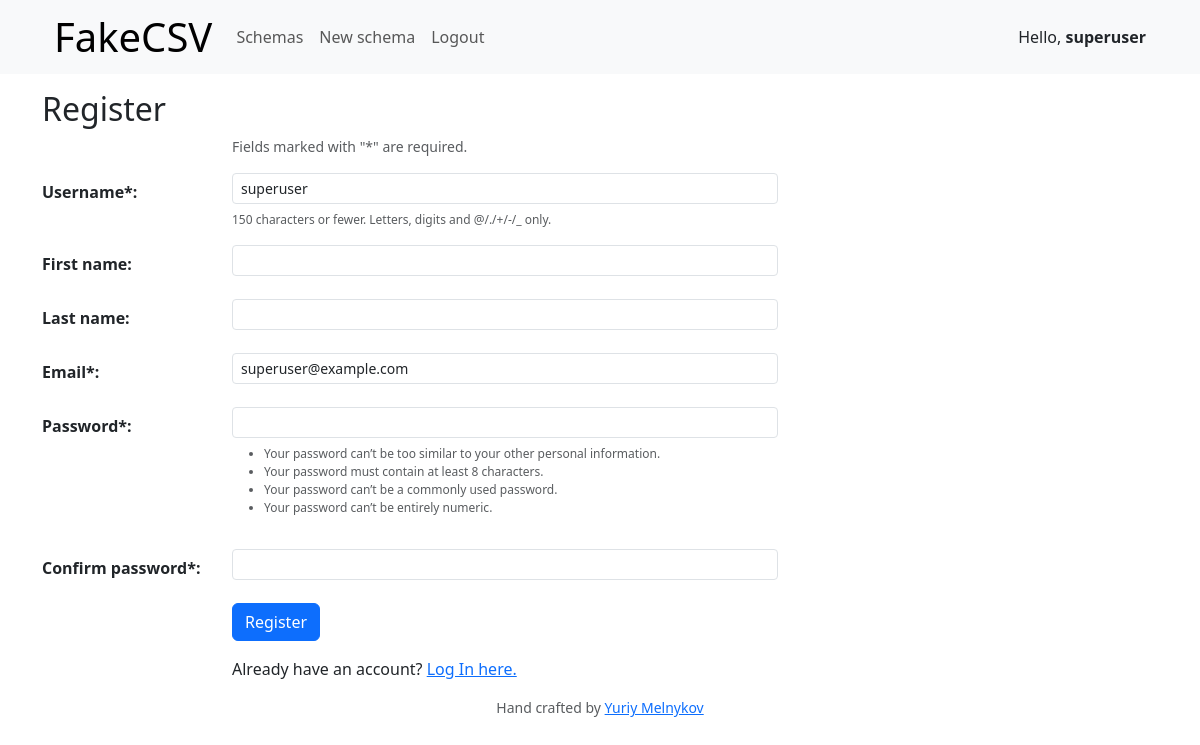
The page /register (signed in) on the database its author committed.
### generator/models.py (models this page shows)
class User(AbstractUser):
    def __str__(self):
        return self.username

### generator/views.py (the view)
# urls.py: path("register", views.register, name="register"),
def register(request):
    if request.method == 'POST':
        username = request.POST.get('username')
        first_name = request.POST.get('first_name')
        last_name = request.POST.get('last_name')
        email = request.POST.get('email')
        new_user = dict(username=username, first_name=first_name, last_name=last_name, email=email)
        password = request.POST.get('password')
        confirmation = request.POST.get('confirmation')
        if password != confirmation:
            return render(request, 'generator/register.html', {
                'user': new_user,
                'message': 'Passwords must match.'
            })
        try:
            user = User.objects.create_user(username, email, password)
            user.save()
            user.first_name = first_name
            user.last_name = last_name
            user.save(update_fields=['first_name', 'last_name'])
        except IntegrityError:
                return render(request, 'generator/register.html', {
                'user': new_user,
                'message': 'Username already taken.'
            })
        login(request, user)
        return HttpResponseRedirect(reverse('index'))
    else:
        return render(request, 'generator/register.html')

### generator/templates/generator/register.html (shortened to what this page needs)
{% extends "generator/layout.html" %}
{% block main %}
<h2>Register</h2>
<div class="row mb-3">
    <div class="col-sm-2"></div>
    <div class="col-sm-6 small text-muted">Fields marked with "*" are required.</div>
</div>
<form action="{% url 'register' %}" method="post">
    <div class="row">
        <label class="col-sm-2 col-form-label fw-semibold" for="id_username">Username*:</label>
        <div class="col-sm-6">
            <input class="form-control form-control-sm" type="text" name="username" value="{{ user.username }}" maxlength="150" id="id_username" required>
        </div>
    </div>
    <div class="mb-3 row">
        <div class="col-sm-2"></div>
        <div class="col-sm-10 text-muted" style="font-size: 0.75rem" id="id_username_helptext">
            150 characters or fewer. Letters, digits and @/./+/-/_ only.
        </div>
    </div>
    <div class="mb-3 row">
        <label class="col-sm-2 col-form-label fw-semibold" for="id_first_name">First name:</label>
        <div class="col-sm-6">
            <input class="form-control form-control-sm" type="text" name="first_name" value="{{ user.first_name }}" maxlength="150" id="id_first_name">
        </div>
    </div>
    <div class="mb-3 row">
        <label class="col-sm-2 col-form-label fw-semibold" for="id_last_name">Last name:</label>
        <div class="col-sm-6">
            <input class="form-control form-control-sm" type="text" name="last_name" value="{{ user.last_name }}" maxlength="150" id="id_last_name">
        </div>
    </div>
    <div class="row mb-3">
        <label class="col-sm-2 col-form-label fw-semibold" for="id_email">Email*:</label>
        <div class="col-sm-6">
            <input class="form-control form-control-sm" type="email" name="email" value="{{ user.email }}" maxlength="254" id="id_email" required>
        </div>
    </div>
    <div class="row">
        <label class="col-sm-2 col-form-label fw-semibold" for="id_password">Password*:</label>
        <div class="col-sm-6">
            <input class="form-control form-control-sm" type="password" name="password" maxlength="150" id="id_password" required>
        </div>
    </div>
    <div class="row mb-3">
        <div class="col-sm-2"></div>
        <div class="col-sm-10 text-muted" style="font-size: 0.75rem" id="id_new_password1_helptext">
            <ul>
                <li>Your password can’t be too similar to your other personal information.</li>
                <li>Your password must contain at least 8 characters.</li>
                <li>Your password can’t be a commonly used password.</li>
                <li>Your password can’t be entirely numeric.</li>
            </ul>
        </div>
    </div>
<div class="row mb-3">
        <label class="col-sm-2 col-form-label fw-semibold" for="id_confirmation">Confirm password*:</label>
        <div class="col-sm-6">
            <input class="form-control form-control-sm" type="password" name="confirmation" maxlength="150" id="id_confirmation" required>
        </div>
    </div>
    <div class="mb-3 row">
        <div class="col-sm-2"></div>
        <div class="col-sm-10">
            <input class="btn btn-primary" type="submit" value="Register">
        </div>
    </div>
</form>
<div class="row">
    <div class="col-sm-2"></div>
    <div class="col-sm-10">
        Already have an account? <a href="{% url 'login' %}">Log In here.</a>
    </div>
</div>
{% endblock %}

### generator/templates/generator/layout.html (shortened to what this page needs)
{% load static %}
<!DOCTYPE html>
<html lang="en">
  <head>
    <link href="https://cdn.jsdelivr.net/npm/bootstrap@5.3.0-alpha1/dist/css/bootstrap.min.css" rel="stylesheet">
  </head>
  <body>
    <header class="container-fluid sticky-top bg-light">
      <div class="container">
        <nav class="navbar navbar-expand-lg bg-light">
          <div class="container-fluid">
            <a class="navbar-brand" href="{% url 'index' %}"><span class="h1">FakeCSV</span></a>
            <div class="collapse navbar-collapse" id="navbarSupportedContent">
                {% if user.is_authenticated %}
                <ul class="navbar-nav me-auto mb-2 mb-lg-0">
                    {% url 'index' as url %}
                    <li class="nav-item">
                        <a class="nav-link {% if request.path == url %}active{% endif %}" href="{{ url }}">Schemas</a>
                    </li>
                    {% url 'create_schema' as url %}
                    <li class="nav-item">
                        <a class="nav-link {% if request.path == url %}active{% endif %}" href="{{ url }}">New schema</a>
                    </li>
                    {% url 'logout' as url %}
                    <li class="nav-item">
                        <a class="nav-link {% if request.path == url %}active{% endif %}" href="{{ url }}">Logout</a>
                    </li>
                </ul>
                <span class="ms-auto">Hello, <strong>{{ request.user }}</strong></span>
                {% endif %}
            </div>
          </div>
        </nav>
      </div>
    </header>
    <main class="container mt-3">
      {% block main %}
      {% endblock %}
    </main>
    <footer class="my-3 small text-center text-muted">
      Hand crafted by <a href="mailto:ymelnykov@gmail.com">Yuriy Melnykov</a>
    </footer>
  </body>
</html>

### rows shown on the page
User: user "superuser", username "superuser", email "superuser@example.com"
